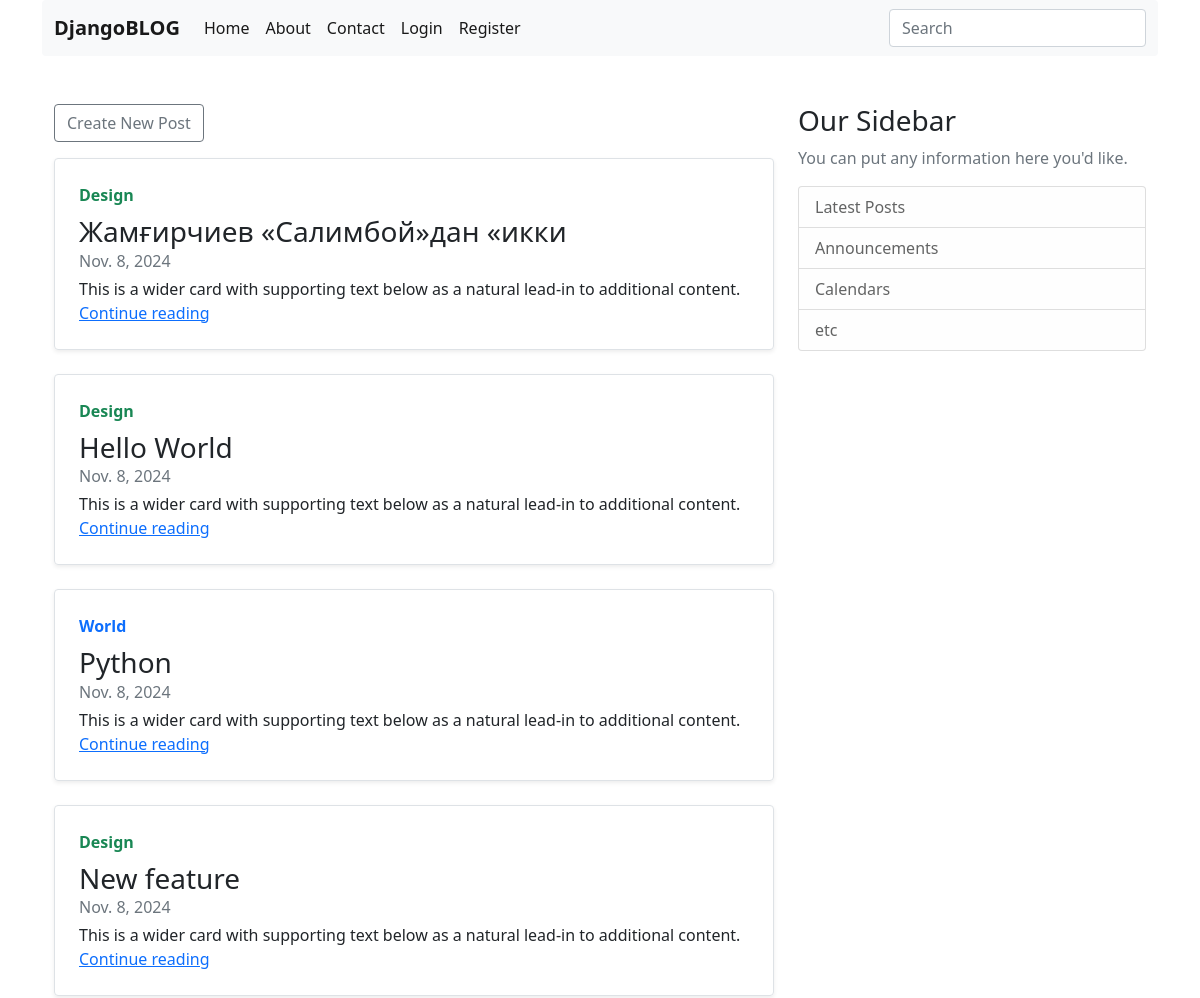
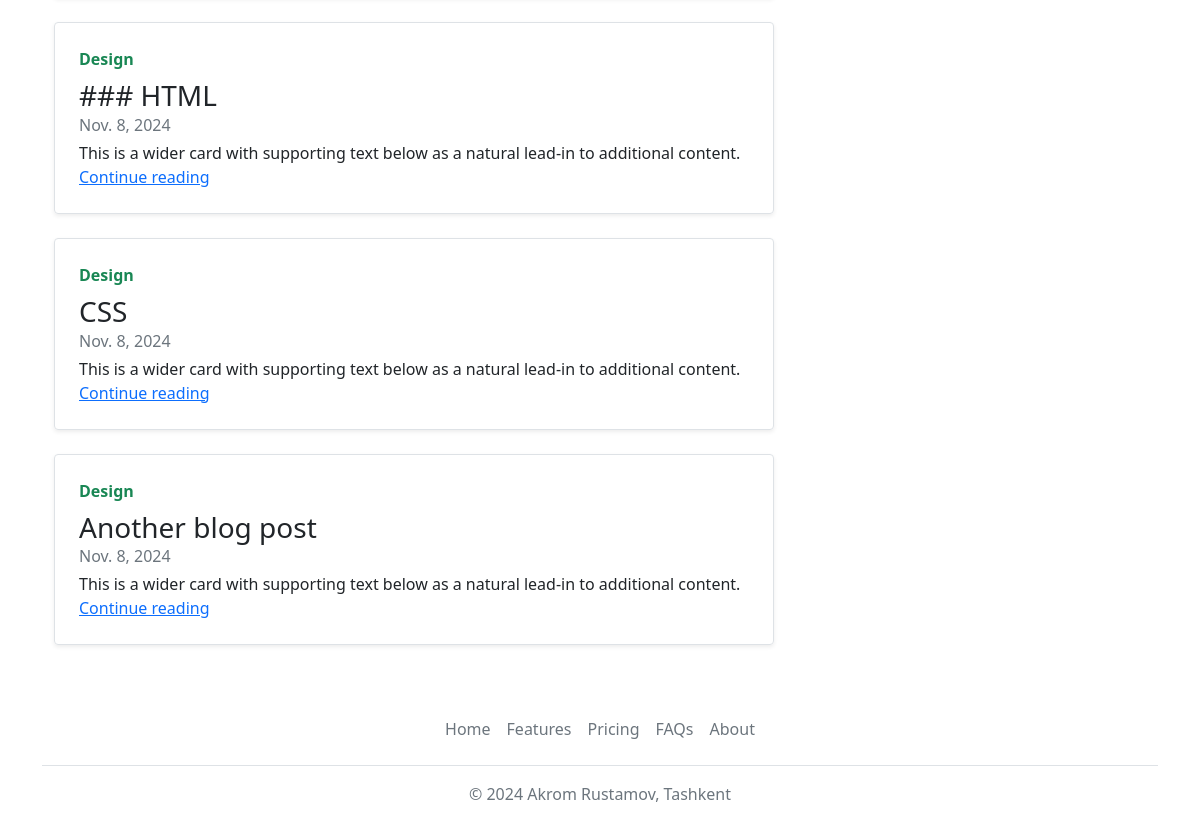
Page /post/user/ on the committed database (2 pictures, top to bottom).
### apps/blog/models.py (models this page shows, shortened)
class Post(TimestempedAbstractModel):
    title = models.CharField(max_length=120)
    slug = models.SlugField(max_length=255, unique=True, db_index=True)
    content = models.TextField()
    publisher_at = models.DateField()
    is_active = models.BooleanField(default=False)
    author = models.ForeignKey("User", models.CASCADE, "posts")
    def get_absolute_url(self):
        return reverse("post_detail", kwargs={"slug": self.slug})

### apps/blog/views.py (the view)
# urls.py: path("post/user/", views.UserPostPageView.as_view(), name="user_posts"),
class UserPostPageView(ListView):
    model = Post
    template_name = "blog/user_posts.html"
    context_object_name = "posts"

### templates/blog/user_posts.html (shortened to what this page needs)
{% extends 'base.html' %}
{% load static %}
{% block content %}
    <main role="main" class="container">
      <div class="row">
        <div class="col-md-8">
            {% if post %}
            <h1 class="mb-3">Posts {{ request.user.first_name }} {{ request.user.last_name }}</h1>
            {% else %}
            <a href="{% url 'post_form' %}" class="btn btn-outline-secondary">Create New Post</a>
            {% endif %}
            {% for post in posts %}
            <div class="col-md-12 mt-3 mb-3">
              <div class="row g-0 border rounded overflow-hidden flex-md-row mb-4 shadow-sm h-md-250 position-relative">
                <div class="col p-4 d-flex flex-column position-static">
                  {% if post.is_active %}
                  <strong class="d-inline-block mb-2 text-success">Design</strong>
                  {% else %}
                  <strong class="d-inline-block mb-2 text-primary">World</strong>
                  {% endif %}
                  <h3 class="mb-0">{{ post.title }}</h3>
                  <div class="mb-1 text-muted">{{ post.publisher_at }}</div>
                  <p class="card-text mb-auto">This is a wider card with supporting text below as a natural lead-in to additional content.</p>
                  <a href="{{ post.get_absolute_url }}" class="stretched-link">Continue reading</a>
                </div>
              </div>
            </div>
            {% endfor %}
          </div>
         {% include 'components/latest_posts.html' %}
      </div>
      </main>
{% endblock %}

### rows in the picture
Post: is_active "Design", title "Жамғирчиев «Салимбой»дан «икки", publisher_at "Nov. 8, 2024"
Post: is_active "Design", title "Hello World", publisher_at "Nov. 8, 2024"
Post: is_active "World", title "Python", publisher_at "Nov. 8, 2024"
Post: is_active "Design", title "New feature", publisher_at "Nov. 8, 2024"
Post: is_active "Design", title "### HTML", publisher_at "Nov. 8, 2024"
Post: is_active "Design", title "CSS", publisher_at "Nov. 8, 2024"
Post: is_active "Design", title "Another blog post", publisher_at "Nov. 8, 2024"
